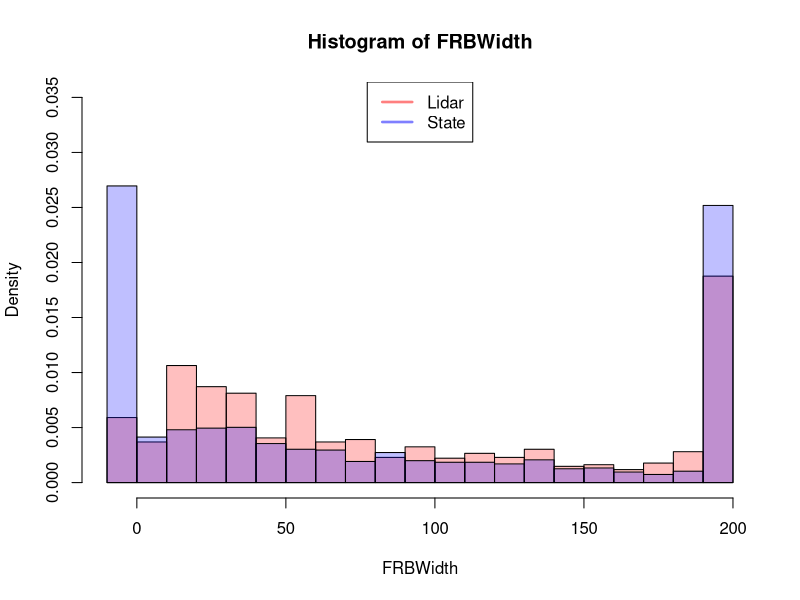
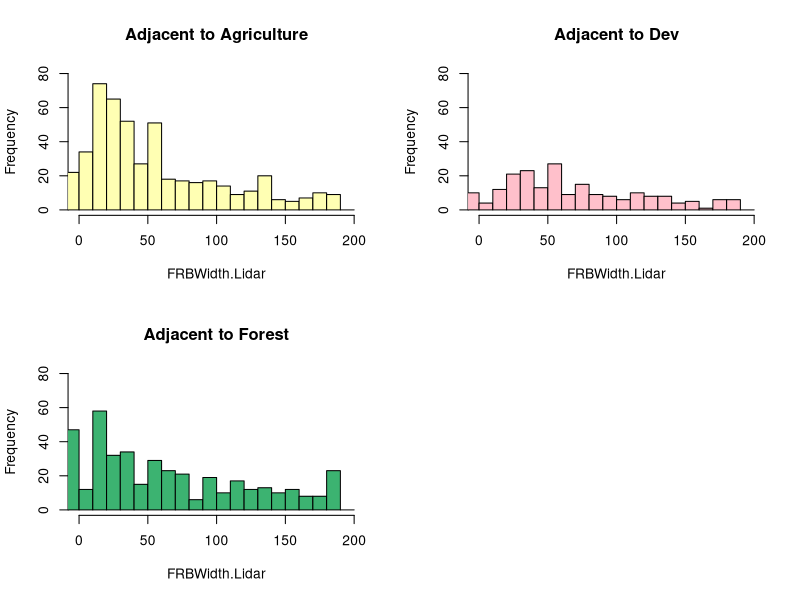
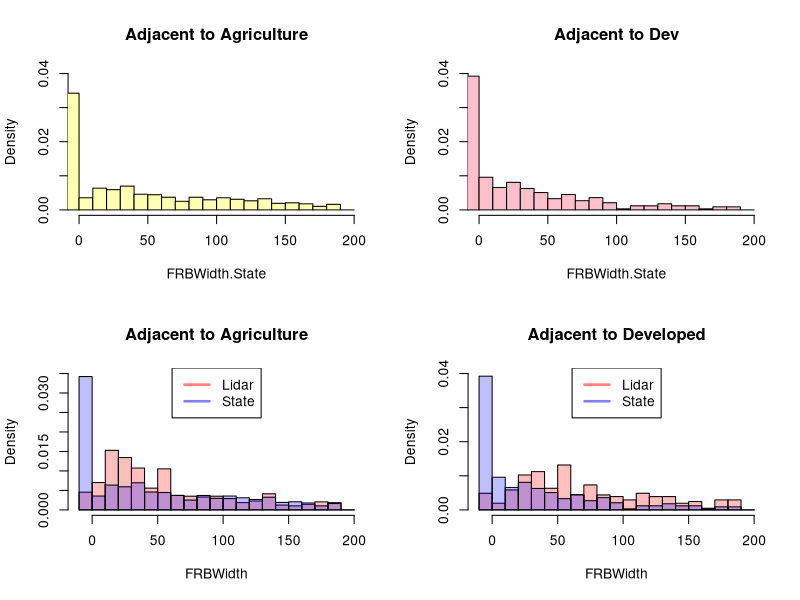

These charts were generated, in order, by the following R code: (Note: this script raises an error after producing the figures.)
## ---- chunk 1
library(ggplot2)
data <- read.csv("results_v4.csv")
#write.csv(data,"results_v4.csv")
## ---- chunk 2
t.first <- data[data$Id == 1, ]
FRBWidth.Lidar.mean <- mean(t.first$FRBWidth.Lidar)
FRBWidth.State.mean <- mean(t.first$FRBWidth.State)

cat("===FRBWidth===\nMean:\n\tLidar:",FRBWidth.Lidar.mean,"\n\tState:",FRBWidth.State.mean,
    "\nSD:\n\tLidar:",sd(t.first$FRBWidth.Lidar),"\n\tState:",sd(t.first$FRBWidth.State),
    "\nVar:\n\tLidar:",var(t.first$FRBWidth.Lidar),"\n\tState:",var(t.first$FRBWidth.State),"\n")

hist(t.first$FRBWidth.Lidar, probability=TRUE, breaks=seq(-10,200,10), main="Histogram of FRBWidth",xlab="FRBWidth",ylim=c(0,0.035),col=rgb(1,0,0,0.25))
hist(t.first$FRBWidth.State, probability=TRUE, breaks=seq(-10,200,10), add=T, col=rgb(0,0,1,0.25))

legend("top",c("Lidar","State"),col=c(rgb(1,0,0,0.5),rgb(0,0,1,0.5)),lwd=c(2.5,2.5))
## ---- chunk 3
#Followed by Agriculture: Distance = FRBWidth + 10 AND LU = 20
s.ag <- data[data$Distance == (data$FRBWidth.State+10) & data$LU == 20, ]
s.ag.mean <- mean(s.ag$FRBWidth.State)
s.ag.sd <- sd(s.ag$FRBWidth.State)
s.ag.var <- var(s.ag$FRBWidth.State)

#Followed by Developed
s.dev <- data[data$Distance == (data$FRBWidth.State+10) & data$LU == 10, ]
s.dev.mean <- mean(s.dev$FRBWidth.State)
s.dev.sd <- sd(s.dev$FRBWidth.State)
s.dev.var <- var(s.dev$FRBWidth.State)

#Followed by Forest
s.for <- data[data$Distance == (data$FRBWidth.State+10) & data$LU == 40, ]
s.for.mean <- mean(s.for$FRBWidth.State)
s.for.sd <- sd(s.for$FRBWidth.State)
s.for.var <- var(s.for$FRBWidth.State)

cat("State - Ag Next:\n\tMean =",s.ag.mean,"\n\tSD =",s.ag.sd,"\n\tVar =",s.ag.var)
cat("State - Dev Next:\n\tMean =",s.dev.mean,"\n\tSD =",s.dev.sd,"\n\tVar =",s.dev.var)
cat("State - Forest Next:\n\tMean =",s.for.mean,"\n\tSD =",s.for.sd,"\n\tVar =",s.for.var)
## ---- chunk 4
#Followed by Agriculture: Distance = FRBWidth + 10 AND LU = 20
l.ag <- data[data$Distance == (data$FRBWidth.Lidar+10) & data$LU == 20, ]
l.ag.mean <- mean(l.ag$FRBWidth.Lidar)
l.ag.sd <- sd(l.ag$FRBWidth.Lidar)
l.ag.var <- var(l.ag$FRBWidth.Lidar)

#Followed by Developed
l.dev <- data[data$Distance == (data$FRBWidth.Lidar+10) & data$LU == 10, ]
l.dev.mean <- mean(l.dev$FRBWidth.Lidar)
l.dev.sd <- sd(l.dev$FRBWidth.Lidar)
l.dev.var <- var(l.dev$FRBWidth.Lidar)

#Followed by Forest
l.for <- data[data$Distance == (data$FRBWidth.Lidar+10) & data$LU == 40, ]
l.for.mean <- mean(l.for$FRBWidth.Lidar)
l.for.sd <- sd(l.for$FRBWidth.Lidar)
l.for.var <- var(l.for$FRBWidth.Lidar)

cat("Lidar - Ag Next:\n\tMean =",l.ag.mean,"\n\tSD =",l.ag.sd,"\n\tVar =",l.ag.var)
cat("Lidar - Dev Next:\n\tMean =",l.dev.mean,"\n\tSD =",l.dev.sd,"\n\tVar =",l.dev.var)
cat("Lidar - Forest Next:\n\tMean =",l.for.mean,"\n\tSD =",l.for.sd,"\n\tVar =",l.for.var)
## ---- chunk 5
col.ag <- rgb(1,1,.7)
col.dev <- rgb(1,192/255,203/255)
col.for <- rgb(60/255,179/255,113/255)

par(mfrow=c(2,2))

hist(l.ag$FRBWidth.Lidar, col=col.ag, breaks=seq(-10,200,10),main="Adjacent to Agriculture",xlab="FRBWidth.Lidar",xlim=c(0,200),ylim=c(0,80))
hist(l.dev$FRBWidth.Lidar, col=col.dev, breaks=seq(-10,200,10),main="Adjacent to Dev",xlab="FRBWidth.Lidar",xlim=c(0,200),ylim=c(0,80))
hist(l.for$FRBWidth.Lidar, col=col.for, breaks=seq(-10,200,10),main="Adjacent to Forest",xlab="FRBWidth.Lidar",xlim=c(0,200),ylim=c(0,80))
## ---- chunk 6
par(mfrow=c(2,2))

hist(s.ag$FRBWidth.State, col=col.ag, probability=TRUE,breaks=seq(-10,200,10),main="Adjacent to Agriculture",xlab="FRBWidth.State",ylim=c(0,0.04),xlim=c(0,200))
hist(s.dev$FRBWidth.State, col=col.dev, probability=TRUE,breaks=seq(-10,200,10),main="Adjacent to Dev",xlab="FRBWidth.State",ylim=c(0,0.04),xlim=c(0,200))
## ---- chunk 7
hist(l.ag$FRBWidth.Lidar, probability=TRUE, breaks=seq(-10,200,10), main="Adjacent to Agriculture",xlab="FRBWidth",ylim=c(0,0.035),col=rgb(1,0,0,0.25))
hist(s.ag$FRBWidth.State, probability=TRUE, breaks=seq(-10,200,10), add=T, col=rgb(0,0,1,0.25))

legend("top",c("Lidar","State"),col=c(rgb(1,0,0,0.5),rgb(0,0,1,0.5)),lwd=c(2.5,2.5))

## ---- chunk 8
hist(l.dev$FRBWidth.Lidar, probability=TRUE, breaks=seq(-10,200,10), main="Adjacent to Developed",xlab="FRBWidth",ylim=c(0,0.04),col=rgb(1,0,0,0.25))
hist(s.dev$FRBWidth.State, probability=TRUE, breaks=seq(-10,200,10), add=T, col=rgb(0,0,1,0.25))

legend("top",c("Lidar","State"),col=c(rgb(1,0,0,0.5),rgb(0,0,1,0.5)),lwd=c(2.5,2.5))

## ---- chunk 9
heightStats <- data.frame(Mean.Height=numeric(200),Distance=numeric(200),FRBWidth=numeric(200))

i <- 1
width <- 0

while (i <= 200){
  width <- width+1
  n <- 1
  while (n <= width){
    dist <- n*10
    heightStats[i,] <- cbind(mean(data[data$FRBWidth == width*10 & data$Distance == dist,"Height"]),dist,width*10)
    i<-i+1
    n<-n+1
  }
}

plot(x=heightStats$Distance,y=heightStats$Mean.Height,xlab="Distance",ylab="Mean Height",col=as.factor(heightStats$FRBWidth), pch="+")

plotAtDistance <- function(d){
  sub <- heightStats[heightStats$Distance == d,]
  label <- paste("Distance =",d)
    plot(y=sub$Mean.Height, x=sub$FRBWidth,ylab="Mean Height",xlab="FRB Width",main=label,pch=20,type="o",ylim=c(0,20),xlim=c(0,200))
  
  sub #return df
}
## ---- chunk 10
par(mfrow=c(1,2))
for (i in seq(10,200,10)){
  plotAtDistance(i)
}
